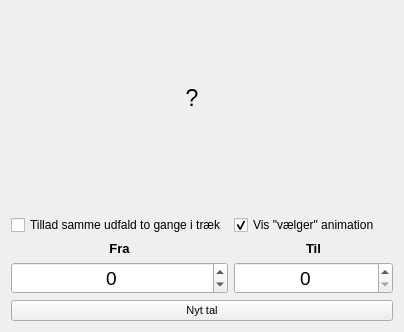
<?xml version="1.0" encoding="UTF-8"?>
<ui version="4.0">
 <class>SelectorRandomValue</class>
 <widget class="QWidget" name="SelectorRandomValue">
  <property name="geometry">
   <rect>
    <x>0</x>
    <y>0</y>
    <width>404</width>
    <height>332</height>
   </rect>
  </property>
  <property name="windowTitle">
   <string>Form</string>
  </property>
  <layout class="QVBoxLayout" name="verticalLayout">
   <item>
    <layout class="QGridLayout" name="gridLayout_2">
     <item row="0" column="0">
      <widget class="QLabel" name="lblNumber">
       <property name="font">
        <font>
         <pointsize>17</pointsize>
        </font>
       </property>
       <property name="text">
        <string>?</string>
       </property>
       <property name="alignment">
        <set>Qt::AlignCenter</set>
       </property>
      </widget>
     </item>
     <item row="0" column="1">
      <spacer name="verticalSpacer">
       <property name="orientation">
        <enum>Qt::Vertical</enum>
       </property>
       <property name="sizeHint" stdset="0">
        <size>
         <width>20</width>
         <height>88</height>
        </size>
       </property>
      </spacer>
     </item>
    </layout>
   </item>
   <item>
    <widget class="QLabel" name="previousNumbers">
     <property name="font">
      <font>
       <pointsize>12</pointsize>
       <weight>75</weight>
       <bold>true</bold>
      </font>
     </property>
     <property name="text">
      <string/>
     </property>
     <property name="alignment">
      <set>Qt::AlignRight|Qt::AlignTrailing|Qt::AlignVCenter</set>
     </property>
     <property name="wordWrap">
      <bool>true</bool>
     </property>
     <property name="textInteractionFlags">
      <set>Qt::NoTextInteraction</set>
     </property>
    </widget>
   </item>
   <item>
    <layout class="QGridLayout" name="gridLayout">
     <item row="2" column="0">
      <widget class="QLabel" name="label">
       <property name="font">
        <font>
         <pointsize>10</pointsize>
         <weight>75</weight>
         <bold>true</bold>
        </font>
       </property>
       <property name="text">
        <string>Fra</string>
       </property>
       <property name="alignment">
        <set>Qt::AlignCenter</set>
       </property>
      </widget>
     </item>
     <item row="3" column="0">
      <widget class="QSpinBox" name="sbNumberFrom">
       <property name="font">
        <font>
         <pointsize>14</pointsize>
        </font>
       </property>
       <property name="alignment">
        <set>Qt::AlignCenter</set>
       </property>
       <property name="minimum">
        <number>-99</number>
       </property>
       <property name="maximum">
        <number>999</number>
       </property>
      </widget>
     </item>
     <item row="2" column="1">
      <widget class="QLabel" name="label_2">
       <property name="font">
        <font>
         <pointsize>10</pointsize>
         <weight>75</weight>
         <bold>true</bold>
        </font>
       </property>
       <property name="text">
        <string>Til</string>
       </property>
       <property name="alignment">
        <set>Qt::AlignCenter</set>
       </property>
      </widget>
     </item>
     <item row="1" column="1">
      <widget class="QCheckBox" name="cbShowAnimationShade">
       <property name="text">
        <string>Vis &quot;vælger&quot; animation</string>
       </property>
       <property name="checked">
        <bool>true</bool>
       </property>
      </widget>
     </item>
     <item row="1" column="0">
      <widget class="QCheckBox" name="cbAllowSameOutcomeTwice">
       <property name="text">
        <string>Tillad samme udfald to gange i træk</string>
       </property>
      </widget>
     </item>
     <item row="3" column="1">
      <widget class="QSpinBox" name="sbNumberTo">
       <property name="font">
        <font>
         <pointsize>14</pointsize>
        </font>
       </property>
       <property name="alignment">
        <set>Qt::AlignCenter</set>
       </property>
      </widget>
     </item>
    </layout>
   </item>
   <item>
    <widget class="QPushButton" name="btnNewNumber">
     <property name="font">
      <font>
       <pointsize>8</pointsize>
      </font>
     </property>
     <property name="text">
      <string>Nyt tal</string>
     </property>
    </widget>
   </item>
  </layout>
 </widget>
 <resources/>
 <connections/>
</ui>
